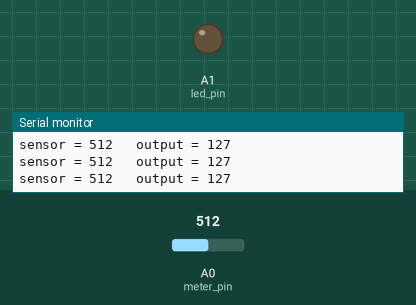
This sketch was run on a simulated Arduino Uno, built with avr-gcc and run on an emulated ATmega328P. On the bench: output pins drawn as LEDs (lit = HIGH), the last lines printed to the serial monitor. Inputs (shaded band) come from the test bench; at power-on: A0 (meter_pin) = 512.

Above: at 1.2 s.
1.3 s: A0 (meter_pin) set to 529
At 1.8 s:
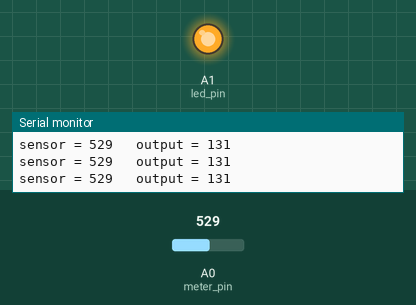
2.8 s: A0 (meter_pin) set to 511
At 3.4 s:
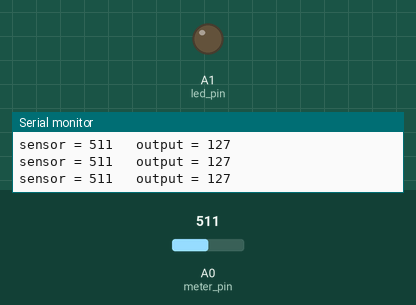
5.8 s: A0 (meter_pin) set to 716
At 6.9 s:
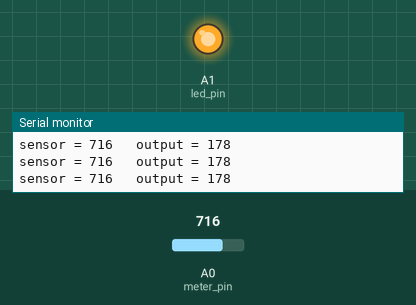
Timing chart, 0 to 8.8 s (numbered marks = the images above; inputs shaded):
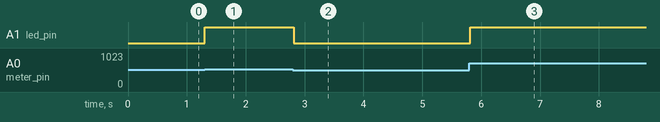

The sketch:

analogControlWithPotentiometer.ino
```cpp
#define led_pin A1
#define meter_pin A0
int sensorValue = 0;
int outputValue = 0;

void setup()
{
  pinMode(meter_pin, INPUT);
  pinMode(led_pin, OUTPUT);
  Serial.begin(9600);
}

void loop()
{
  sensorValue = analogRead(A0);
  outputValue = map(sensorValue, 0, 1023, 0, 255);
  analogWrite(led_pin, outputValue);
  Serial.print("sensor = ");
  Serial.print(sensorValue);
  Serial.print("\t output = ");
  Serial.println(outputValue);
  delay(2);
}
```

Measured:
- the behaviour switches between 513 and 514 on A0 (meter_pin) (found by bisection; images 0 and 1)
- after the input at 1.3 s, A1 (led_pin): LOW → HIGH at once
- after the input at 2.8 s, A1 (led_pin): HIGH → LOW at once
- after the input at 5.8 s, A1 (led_pin): LOW → HIGH at once
